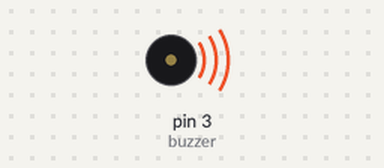
A sketch run on a simulated Arduino Uno, built with avr-gcc and run on an emulated ATmega328P. Parts: buzzer (waves = sounding).

Above: at 0.1 s.
Timing chart, 0 to 1.6 s (numbered marks = the images above):
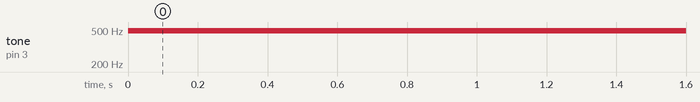

Measured:
- by itself, tone on pin 3 (buzzer): silent → 490 Hz at 0.00 s

The sketch:

Piezo_Buzzer.ino
```cpp
#define buzzer 3
int del = 500;

void setup()
{
    pinMode(buzzer, OUTPUT);
}

void loop()
{
    analogWrite(buzzer, 200);
    delay(del);
    digitalWrite(buzzer, LOW);
    delay(del);
}
```
